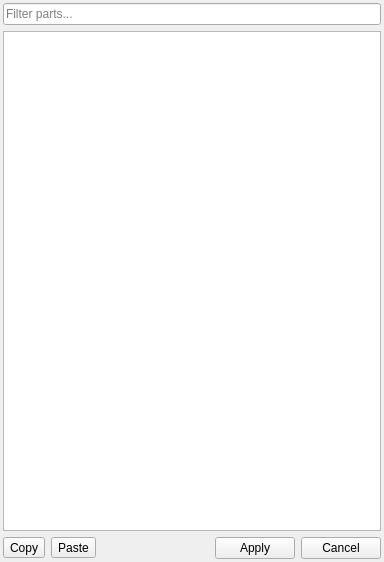
<?xml version="1.0" encoding="UTF-8"?>
<ui version="4.0">
 <class>CBodyPartEditForm</class>
 <widget class="QWidget" name="CBodyPartEditForm">
  <property name="geometry">
   <rect>
    <x>0</x>
    <y>0</y>
    <width>384</width>
    <height>559</height>
   </rect>
  </property>
  <property name="windowTitle">
   <string>Form</string>
  </property>
  <layout class="QVBoxLayout" name="verticalLayout_2">
   <property name="leftMargin">
    <number>3</number>
   </property>
   <property name="topMargin">
    <number>3</number>
   </property>
   <property name="rightMargin">
    <number>3</number>
   </property>
   <property name="bottomMargin">
    <number>3</number>
   </property>
   <item>
    <layout class="QVBoxLayout" name="verticalLayout">
     <item>
      <widget class="QLineEdit" name="lineFilter">
       <property name="placeholderText">
        <string>Filter parts...</string>
       </property>
       <property name="clearButtonEnabled">
        <bool>true</bool>
       </property>
      </widget>
     </item>
     <item>
      <layout class="QHBoxLayout" name="horizontalLayout_3" stretch="2">
       <item>
        <widget class="QTableWidget" name="tablePart">
         <property name="sizePolicy">
          <sizepolicy hsizetype="Preferred" vsizetype="Preferred">
           <horstretch>0</horstretch>
           <verstretch>0</verstretch>
          </sizepolicy>
         </property>
         <property name="minimumSize">
          <size>
           <width>0</width>
           <height>500</height>
          </size>
         </property>
        </widget>
       </item>
      </layout>
     </item>
     <item>
      <layout class="QHBoxLayout" name="horizontalLayout">
       <item>
        <widget class="QToolButton" name="toolCopy">
         <property name="text">
          <string>Copy</string>
         </property>
        </widget>
       </item>
       <item>
        <widget class="QToolButton" name="toolPaste">
         <property name="text">
          <string>Paste</string>
         </property>
        </widget>
       </item>
       <item>
        <spacer name="horizontalSpacer">
         <property name="orientation">
          <enum>Qt::Horizontal</enum>
         </property>
         <property name="sizeHint" stdset="0">
          <size>
           <width>40</width>
           <height>20</height>
          </size>
         </property>
        </spacer>
       </item>
       <item>
        <widget class="QPushButton" name="pushApply">
         <property name="text">
          <string>Apply</string>
         </property>
        </widget>
       </item>
       <item>
        <widget class="QPushButton" name="pushCancel">
         <property name="text">
          <string>Cancel</string>
         </property>
        </widget>
       </item>
      </layout>
     </item>
    </layout>
   </item>
  </layout>
 </widget>
 <resources/>
 <connections/>
</ui>
